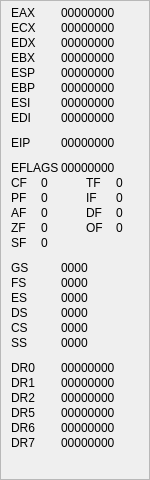
<?xml version="1.0" encoding="UTF-8"?>
<ui version="4.0">
 <class>RegistersView</class>
 <widget class="QWidget" name="RegistersView">
  <property name="geometry">
   <rect>
    <x>0</x>
    <y>0</y>
    <width>150</width>
    <height>480</height>
   </rect>
  </property>
  <property name="windowTitle">
   <string>Form</string>
  </property>
  <layout class="QVBoxLayout" name="verticalLayout">
   <property name="spacing">
    <number>0</number>
   </property>
   <property name="margin">
    <number>0</number>
   </property>
   <item>
    <widget class="QScrollArea" name="scrollArea">
     <property name="widgetResizable">
      <bool>true</bool>
     </property>
     <widget class="QWidget" name="scrollAreaWidgetContents">
      <property name="geometry">
       <rect>
        <x>0</x>
        <y>0</y>
        <width>148</width>
        <height>460</height>
       </rect>
      </property>
      <property name="minimumSize">
       <size>
        <width>148</width>
        <height>460</height>
       </size>
      </property>
      <property name="maximumSize">
       <size>
        <width>148</width>
        <height>460</height>
       </size>
      </property>
      <widget class="QLabel" name="DR5Label">
       <property name="geometry">
        <rect>
         <x>10</x>
         <y>405</y>
         <width>50</width>
         <height>13</height>
        </rect>
       </property>
       <property name="text">
        <string>DR5</string>
       </property>
      </widget>
      <widget class="QLabel" name="DR7Label">
       <property name="geometry">
        <rect>
         <x>10</x>
         <y>435</y>
         <width>50</width>
         <height>13</height>
        </rect>
       </property>
       <property name="text">
        <string>DR7</string>
       </property>
      </widget>
      <widget class="QLabel" name="DFLabel">
       <property name="geometry">
        <rect>
         <x>85</x>
         <y>205</y>
         <width>30</width>
         <height>13</height>
        </rect>
       </property>
       <property name="text">
        <string>DF</string>
       </property>
      </widget>
      <widget class="QLabel" name="BPRegLabel">
       <property name="geometry">
        <rect>
         <x>60</x>
         <y>80</y>
         <width>55</width>
         <height>13</height>
        </rect>
       </property>
       <property name="text">
        <string>00000000</string>
       </property>
      </widget>
      <widget class="QLabel" name="SFRegLabel">
       <property name="geometry">
        <rect>
         <x>40</x>
         <y>235</y>
         <width>15</width>
         <height>13</height>
        </rect>
       </property>
       <property name="text">
        <string>0</string>
       </property>
      </widget>
      <widget class="QLabel" name="CFLabel">
       <property name="geometry">
        <rect>
         <x>10</x>
         <y>175</y>
         <width>30</width>
         <height>13</height>
        </rect>
       </property>
       <property name="text">
        <string>CF</string>
       </property>
      </widget>
      <widget class="QLabel" name="DR6RegLabel">
       <property name="geometry">
        <rect>
         <x>60</x>
         <y>420</y>
         <width>55</width>
         <height>13</height>
        </rect>
       </property>
       <property name="text">
        <string>00000000</string>
       </property>
      </widget>
      <widget class="QLabel" name="DR2RegLabel">
       <property name="geometry">
        <rect>
         <x>60</x>
         <y>390</y>
         <width>55</width>
         <height>13</height>
        </rect>
       </property>
       <property name="text">
        <string>00000000</string>
       </property>
      </widget>
      <widget class="QLabel" name="IPRegLabel">
       <property name="geometry">
        <rect>
         <x>60</x>
         <y>135</y>
         <width>55</width>
         <height>13</height>
        </rect>
       </property>
       <property name="text">
        <string>00000000</string>
       </property>
      </widget>
      <widget class="QLabel" name="DR1Label">
       <property name="geometry">
        <rect>
         <x>10</x>
         <y>375</y>
         <width>50</width>
         <height>13</height>
        </rect>
       </property>
       <property name="text">
        <string>DR1</string>
       </property>
      </widget>
      <widget class="QLabel" name="SILabel">
       <property name="geometry">
        <rect>
         <x>10</x>
         <y>95</y>
         <width>50</width>
         <height>13</height>
        </rect>
       </property>
       <property name="text">
        <string>ESI</string>
       </property>
      </widget>
      <widget class="QLabel" name="DR0Label">
       <property name="geometry">
        <rect>
         <x>10</x>
         <y>360</y>
         <width>50</width>
         <height>13</height>
        </rect>
       </property>
       <property name="text">
        <string>DR0</string>
       </property>
      </widget>
      <widget class="QLabel" name="CSRegLabel">
       <property name="geometry">
        <rect>
         <x>60</x>
         <y>320</y>
         <width>40</width>
         <height>13</height>
        </rect>
       </property>
       <property name="text">
        <string>0000</string>
       </property>
      </widget>
      <widget class="QLabel" name="FSRegLabel">
       <property name="geometry">
        <rect>
         <x>60</x>
         <y>275</y>
         <width>40</width>
         <height>13</height>
        </rect>
       </property>
       <property name="text">
        <string>0000</string>
       </property>
      </widget>
      <widget class="QLabel" name="IPLabel">
       <property name="geometry">
        <rect>
         <x>10</x>
         <y>135</y>
         <width>50</width>
         <height>13</height>
        </rect>
       </property>
       <property name="text">
        <string>EIP</string>
       </property>
      </widget>
      <widget class="QLabel" name="CXLabel">
       <property name="geometry">
        <rect>
         <x>10</x>
         <y>20</y>
         <width>50</width>
         <height>13</height>
        </rect>
       </property>
       <property name="text">
        <string>ECX</string>
       </property>
      </widget>
      <widget class="QLabel" name="DXRegLabel">
       <property name="geometry">
        <rect>
         <x>60</x>
         <y>35</y>
         <width>55</width>
         <height>13</height>
        </rect>
       </property>
       <property name="text">
        <string>00000000</string>
       </property>
      </widget>
      <widget class="QLabel" name="SPRegLabel">
       <property name="geometry">
        <rect>
         <x>60</x>
         <y>65</y>
         <width>55</width>
         <height>13</height>
        </rect>
       </property>
       <property name="text">
        <string>00000000</string>
       </property>
      </widget>
      <widget class="QLabel" name="AXLabel">
       <property name="geometry">
        <rect>
         <x>10</x>
         <y>5</y>
         <width>50</width>
         <height>13</height>
        </rect>
       </property>
       <property name="text">
        <string>EAX</string>
       </property>
      </widget>
      <widget class="QLabel" name="GSRegLabel">
       <property name="geometry">
        <rect>
         <x>60</x>
         <y>260</y>
         <width>40</width>
         <height>13</height>
        </rect>
       </property>
       <property name="text">
        <string>0000</string>
       </property>
      </widget>
      <widget class="QLabel" name="SIRegLabel">
       <property name="geometry">
        <rect>
         <x>60</x>
         <y>95</y>
         <width>55</width>
         <height>13</height>
        </rect>
       </property>
       <property name="text">
        <string>00000000</string>
       </property>
      </widget>
      <widget class="QLabel" name="ZFRegLabel">
       <property name="geometry">
        <rect>
         <x>40</x>
         <y>220</y>
         <width>15</width>
         <height>13</height>
        </rect>
       </property>
       <property name="text">
        <string>0</string>
       </property>
      </widget>
      <widget class="QLabel" name="DIRegLabel">
       <property name="geometry">
        <rect>
         <x>60</x>
         <y>110</y>
         <width>55</width>
         <height>13</height>
        </rect>
       </property>
       <property name="text">
        <string>00000000</string>
       </property>
      </widget>
      <widget class="QLabel" name="DSLabel">
       <property name="geometry">
        <rect>
         <x>10</x>
         <y>305</y>
         <width>50</width>
         <height>13</height>
        </rect>
       </property>
       <property name="text">
        <string>DS</string>
       </property>
      </widget>
      <widget class="QLabel" name="OFLabel">
       <property name="geometry">
        <rect>
         <x>85</x>
         <y>220</y>
         <width>30</width>
         <height>13</height>
        </rect>
       </property>
       <property name="text">
        <string>OF</string>
       </property>
      </widget>
      <widget class="QLabel" name="AXRegLabel">
       <property name="geometry">
        <rect>
         <x>60</x>
         <y>5</y>
         <width>55</width>
         <height>13</height>
        </rect>
       </property>
       <property name="text">
        <string>00000000</string>
       </property>
      </widget>
      <widget class="QLabel" name="DSRegLabel">
       <property name="geometry">
        <rect>
         <x>60</x>
         <y>305</y>
         <width>40</width>
         <height>13</height>
        </rect>
       </property>
       <property name="text">
        <string>0000</string>
       </property>
      </widget>
      <widget class="QLabel" name="AFRegLabel">
       <property name="geometry">
        <rect>
         <x>40</x>
         <y>205</y>
         <width>15</width>
         <height>13</height>
        </rect>
       </property>
       <property name="text">
        <string>0</string>
       </property>
      </widget>
      <widget class="QLabel" name="CXRegLabel">
       <property name="geometry">
        <rect>
         <x>60</x>
         <y>20</y>
         <width>55</width>
         <height>13</height>
        </rect>
       </property>
       <property name="text">
        <string>00000000</string>
       </property>
      </widget>
      <widget class="QLabel" name="DR2Label">
       <property name="geometry">
        <rect>
         <x>10</x>
         <y>390</y>
         <width>50</width>
         <height>13</height>
        </rect>
       </property>
       <property name="text">
        <string>DR2</string>
       </property>
      </widget>
      <widget class="QLabel" name="CSLabel">
       <property name="geometry">
        <rect>
         <x>10</x>
         <y>320</y>
         <width>50</width>
         <height>13</height>
        </rect>
       </property>
       <property name="text">
        <string>CS</string>
       </property>
      </widget>
      <widget class="QLabel" name="FSLabel">
       <property name="geometry">
        <rect>
         <x>10</x>
         <y>275</y>
         <width>50</width>
         <height>13</height>
        </rect>
       </property>
       <property name="text">
        <string>FS</string>
       </property>
      </widget>
      <widget class="QLabel" name="TFLabel">
       <property name="geometry">
        <rect>
         <x>85</x>
         <y>175</y>
         <width>30</width>
         <height>13</height>
        </rect>
       </property>
       <property name="text">
        <string>TF</string>
       </property>
      </widget>
      <widget class="QLabel" name="ESLabel">
       <property name="geometry">
        <rect>
         <x>10</x>
         <y>290</y>
         <width>50</width>
         <height>13</height>
        </rect>
       </property>
       <property name="text">
        <string>ES</string>
       </property>
      </widget>
      <widget class="QLabel" name="IFLabel">
       <property name="geometry">
        <rect>
         <x>85</x>
         <y>190</y>
         <width>30</width>
         <height>13</height>
        </rect>
       </property>
       <property name="text">
        <string>IF</string>
       </property>
      </widget>
      <widget class="QLabel" name="ESRegLabel">
       <property name="geometry">
        <rect>
         <x>60</x>
         <y>290</y>
         <width>40</width>
         <height>13</height>
        </rect>
       </property>
       <property name="text">
        <string>0000</string>
       </property>
      </widget>
      <widget class="QLabel" name="DR0RegLabel">
       <property name="geometry">
        <rect>
         <x>60</x>
         <y>360</y>
         <width>55</width>
         <height>13</height>
        </rect>
       </property>
       <property name="text">
        <string>00000000</string>
       </property>
      </widget>
      <widget class="QLabel" name="PFRegLabel">
       <property name="geometry">
        <rect>
         <x>40</x>
         <y>190</y>
         <width>15</width>
         <height>13</height>
        </rect>
       </property>
       <property name="text">
        <string>0</string>
       </property>
      </widget>
      <widget class="QLabel" name="BXLabel">
       <property name="geometry">
        <rect>
         <x>10</x>
         <y>50</y>
         <width>50</width>
         <height>13</height>
        </rect>
       </property>
       <property name="text">
        <string>EBX</string>
       </property>
      </widget>
      <widget class="QLabel" name="IFRegLabel">
       <property name="geometry">
        <rect>
         <x>115</x>
         <y>190</y>
         <width>15</width>
         <height>13</height>
        </rect>
       </property>
       <property name="text">
        <string>0</string>
       </property>
      </widget>
      <widget class="QLabel" name="AFLabel">
       <property name="geometry">
        <rect>
         <x>10</x>
         <y>205</y>
         <width>30</width>
         <height>13</height>
        </rect>
       </property>
       <property name="text">
        <string>AF</string>
       </property>
      </widget>
      <widget class="QLabel" name="OFRegLabel">
       <property name="geometry">
        <rect>
         <x>115</x>
         <y>220</y>
         <width>15</width>
         <height>13</height>
        </rect>
       </property>
       <property name="text">
        <string>0</string>
       </property>
      </widget>
      <widget class="QLabel" name="FLAGSRegLabel">
       <property name="geometry">
        <rect>
         <x>60</x>
         <y>160</y>
         <width>55</width>
         <height>13</height>
        </rect>
       </property>
       <property name="text">
        <string>00000000</string>
       </property>
      </widget>
      <widget class="QLabel" name="DFRegLabel">
       <property name="geometry">
        <rect>
         <x>115</x>
         <y>205</y>
         <width>15</width>
         <height>13</height>
        </rect>
       </property>
       <property name="text">
        <string>0</string>
       </property>
      </widget>
      <widget class="QLabel" name="CFRegLabel">
       <property name="geometry">
        <rect>
         <x>40</x>
         <y>175</y>
         <width>15</width>
         <height>13</height>
        </rect>
       </property>
       <property name="text">
        <string>0</string>
       </property>
      </widget>
      <widget class="QLabel" name="FLAGSLAbel">
       <property name="geometry">
        <rect>
         <x>10</x>
         <y>160</y>
         <width>50</width>
         <height>13</height>
        </rect>
       </property>
       <property name="text">
        <string>EFLAGS</string>
       </property>
      </widget>
      <widget class="QLabel" name="DR5RegLabel">
       <property name="geometry">
        <rect>
         <x>60</x>
         <y>405</y>
         <width>55</width>
         <height>13</height>
        </rect>
       </property>
       <property name="text">
        <string>00000000</string>
       </property>
      </widget>
      <widget class="QLabel" name="BXRegLabel">
       <property name="geometry">
        <rect>
         <x>60</x>
         <y>50</y>
         <width>55</width>
         <height>13</height>
        </rect>
       </property>
       <property name="text">
        <string>00000000</string>
       </property>
      </widget>
      <widget class="QLabel" name="ZFLabel">
       <property name="geometry">
        <rect>
         <x>10</x>
         <y>220</y>
         <width>30</width>
         <height>13</height>
        </rect>
       </property>
       <property name="text">
        <string>ZF</string>
       </property>
      </widget>
      <widget class="QLabel" name="GSLabel">
       <property name="geometry">
        <rect>
         <x>10</x>
         <y>260</y>
         <width>50</width>
         <height>13</height>
        </rect>
       </property>
       <property name="text">
        <string>GS</string>
       </property>
      </widget>
      <widget class="QLabel" name="DR1RegLabel">
       <property name="geometry">
        <rect>
         <x>60</x>
         <y>375</y>
         <width>55</width>
         <height>13</height>
        </rect>
       </property>
       <property name="text">
        <string>00000000</string>
       </property>
      </widget>
      <widget class="QLabel" name="SSLabel">
       <property name="geometry">
        <rect>
         <x>10</x>
         <y>335</y>
         <width>50</width>
         <height>13</height>
        </rect>
       </property>
       <property name="text">
        <string>SS</string>
       </property>
      </widget>
      <widget class="QLabel" name="PFLabel">
       <property name="geometry">
        <rect>
         <x>10</x>
         <y>190</y>
         <width>30</width>
         <height>13</height>
        </rect>
       </property>
       <property name="text">
        <string>PF</string>
       </property>
      </widget>
      <widget class="QLabel" name="SPLabel">
       <property name="geometry">
        <rect>
         <x>10</x>
         <y>65</y>
         <width>50</width>
         <height>13</height>
        </rect>
       </property>
       <property name="text">
        <string>ESP</string>
       </property>
      </widget>
      <widget class="QLabel" name="TFRegLabel">
       <property name="geometry">
        <rect>
         <x>115</x>
         <y>175</y>
         <width>15</width>
         <height>13</height>
        </rect>
       </property>
       <property name="text">
        <string>0</string>
       </property>
      </widget>
      <widget class="QLabel" name="DR7RegLabel">
       <property name="geometry">
        <rect>
         <x>60</x>
         <y>435</y>
         <width>55</width>
         <height>13</height>
        </rect>
       </property>
       <property name="text">
        <string>00000000</string>
       </property>
      </widget>
      <widget class="QLabel" name="DR6Label">
       <property name="geometry">
        <rect>
         <x>10</x>
         <y>420</y>
         <width>50</width>
         <height>13</height>
        </rect>
       </property>
       <property name="text">
        <string>DR6</string>
       </property>
      </widget>
      <widget class="QLabel" name="SFLabel">
       <property name="geometry">
        <rect>
         <x>10</x>
         <y>235</y>
         <width>30</width>
         <height>13</height>
        </rect>
       </property>
       <property name="text">
        <string>SF</string>
       </property>
      </widget>
      <widget class="QLabel" name="DXLabel">
       <property name="geometry">
        <rect>
         <x>10</x>
         <y>35</y>
         <width>50</width>
         <height>13</height>
        </rect>
       </property>
       <property name="text">
        <string>EDX</string>
       </property>
      </widget>
      <widget class="QLabel" name="DILabel">
       <property name="geometry">
        <rect>
         <x>10</x>
         <y>110</y>
         <width>50</width>
         <height>13</height>
        </rect>
       </property>
       <property name="text">
        <string>EDI</string>
       </property>
      </widget>
      <widget class="QLabel" name="SSRegLabel">
       <property name="geometry">
        <rect>
         <x>60</x>
         <y>335</y>
         <width>40</width>
         <height>13</height>
        </rect>
       </property>
       <property name="text">
        <string>0000</string>
       </property>
      </widget>
      <widget class="QLabel" name="BPLabel">
       <property name="geometry">
        <rect>
         <x>10</x>
         <y>80</y>
         <width>50</width>
         <height>13</height>
        </rect>
       </property>
       <property name="text">
        <string>EBP</string>
       </property>
      </widget>
     </widget>
    </widget>
   </item>
  </layout>
 </widget>
 <resources/>
 <connections/>
</ui>
